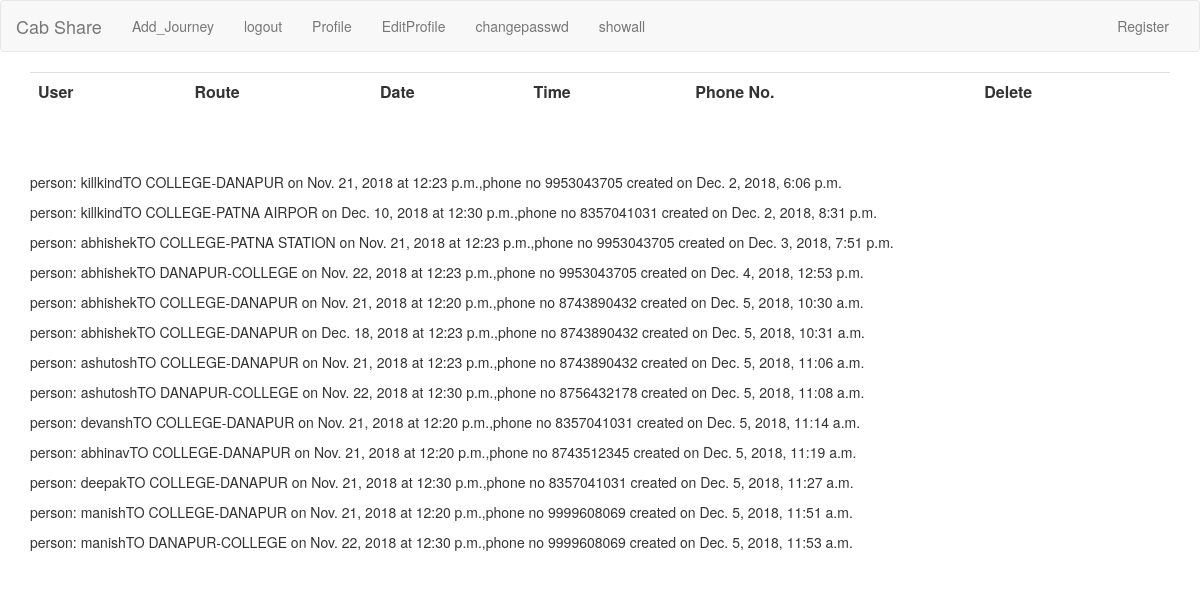
/account/data/ (signed in), run on the app's committed database.
### accounts/models.py (models this page shows)
class Post(models.Model):
    fir = models.CharField(max_length=100,default='')
    route = models.CharField(max_length=100,choices=places,default='COLLEGE')
    date = models.DateField(null=True)
    time = models.TimeField(null=True)
    phone_no = models.IntegerField(default=0)
    created = models.DateTimeField(auto_now_add=True)
    updated = models.DateTimeField(auto_now=True)

### accounts/views.py (the view)
# urls.py: path('data/',views.showall,name='showall'),
def showall(request):
    posts = Post.objects.all().order_by('-created')
    ans = request.user
    curuser = Post.objects.filter(fir=request.user)
    notcuruser = Post.objects.exclude(fir=request.user)
    args = {'posts':posts,'curuser':curuser,'notcuruser':notcuruser}
    return render(request,'accounts/soh.html',args)

### accounts/templates/accounts/soh.html (shortened to what this page needs)
{% extends 'base.html' %}
  {% block body %}
  <div class="container">
    <table class="table">
           <tr>
               <th>User</th>
               <th>Route</th>
               <th>Date</th>
               <th>Time</th>
               <th>Phone No.</th>
               <th>Delete</th>
           </tr>
    </table>
    <br></br>
    {% for post in  notcuruser %}
      <p>person: {{ post.fir }}TO {{ post.route }} on  {{ post.date}} at {{ post.time }},phone no {{ post.phone_no }} created on {{ post.created }}</p>
    {% endfor %}
  </div>
  {% endblock %}

### accounts/templates/base.html (shortened to what this page needs)
<html>
<head>
<link rel="stylesheet" href="https://maxcdn.bootstrapcdn.com/bootstrap/3.3.7/css/bootstrap.min.css"
integrity="sha384-BVYiiSIFeK1dGmJRAkycuHAHRg32OmUcww7on3RYdg4Va+PmSTsz/K68vbdEjh4u"
crossorigin="anonymous">
</head>
<body>
<div>
  <nav class="navbar navbar-default">
    <div class="container-fluid">
      <div class="navbar-header">
        <a class="navbar-brand" href="#">Cab Share</a>
      </div>
      <div class="collapse navbar-collapse" id="bs-example-navbar-collapse-1">
        {% if user.is_authenticated %}
        <ul class="nav navbar-nav">
          <li><a href="{% url 'accounts:home' %}">Add_Journey</a></li>
            <li><a href="{% url 'accounts:logout' %}">logout</a></li>
            <li><a href="{% url 'accounts:view_profile' %}">Profile</a></li>
          <li><a href="{% url 'accounts:edit_profile' %}">EditProfile</a></li>
          <li><a href="{% url 'accounts:change_password' %}">changepasswd</a></li>
          <li><a href="{% url 'accounts:showall' %}">showall</a></li>
        </ul>
        <ul class="nav navbar-nav navbar-right">
          <li><a href="{% url 'accounts:register' %}">Register</a></li>
        </ul>
        {% endif %}
      </div>
    </div>
  </nav>
</div>
  {% block body %}{% endblock %}
</body>
</html>

### data on the page
Post: fir "killkind", route "COLLEGE-DANAPUR", date "Nov. 21, 2018", time "12:23 p.m.", phone_no "9953043705", created "Dec. 2, 2018, 6:06 p.m."
Post: fir "killkind", route "COLLEGE-PATNA AIRPOR", date "Dec. 10, 2018", time "12:30 p.m.", phone_no "8357041031", created "Dec. 2, 2018, 8:31 p.m."
Post: fir "abhishek", route "COLLEGE-PATNA STATION", date "Nov. 21, 2018", time "12:23 p.m.", phone_no "9953043705", created "Dec. 3, 2018, 7:51 p.m."
Post: fir "abhishek", route "DANAPUR-COLLEGE", date "Nov. 22, 2018", time "12:23 p.m.", phone_no "9953043705", created "Dec. 4, 2018, 12:53 p.m."
Post: fir "abhishek", route "COLLEGE-DANAPUR", date "Nov. 21, 2018", time "12:20 p.m.", phone_no "8743890432", created "Dec. 5, 2018, 10:30 a.m."
Post: fir "abhishek", route "COLLEGE-DANAPUR", date "Dec. 18, 2018", time "12:23 p.m.", phone_no "8743890432", created "Dec. 5, 2018, 10:31 a.m."
Post: fir "ashutosh", route "COLLEGE-DANAPUR", date "Nov. 21, 2018", time "12:23 p.m.", phone_no "8743890432", created "Dec. 5, 2018, 11:06 a.m."
Post: fir "ashutosh", route "DANAPUR-COLLEGE", date "Nov. 22, 2018", time "12:30 p.m.", phone_no "8756432178", created "Dec. 5, 2018, 11:08 a.m."
Post: fir "devansh", route "COLLEGE-DANAPUR", date "Nov. 21, 2018", time "12:20 p.m.", phone_no "8357041031", created "Dec. 5, 2018, 11:14 a.m."
Post: fir "abhinav", route "COLLEGE-DANAPUR", date "Nov. 21, 2018", time "12:20 p.m.", phone_no "8743512345", created "Dec. 5, 2018, 11:19 a.m."
Post: fir "deepak", route "COLLEGE-DANAPUR", date "Nov. 21, 2018", time "12:30 p.m.", phone_no "8357041031", created "Dec. 5, 2018, 11:27 a.m."
Post: fir "manish", route "COLLEGE-DANAPUR", date "Nov. 21, 2018", time "12:20 p.m.", phone_no "9999608069", created "Dec. 5, 2018, 11:51 a.m."
Post: fir "manish", route "DANAPUR-COLLEGE", date "Nov. 22, 2018", time "12:30 p.m.", phone_no "9999608069", created "Dec. 5, 2018, 11:53 a.m."
